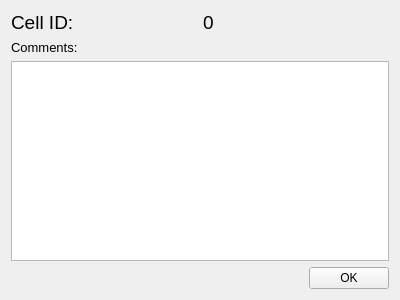
<?xml version="1.0" encoding="UTF-8"?>
<ui version="4.0">
 <class>CellCommentDialog</class>
 <widget class="QWidget" name="CellCommentDialog">
  <property name="windowModality">
   <enum>Qt::ApplicationModal</enum>
  </property>
  <property name="geometry">
   <rect>
    <x>0</x>
    <y>0</y>
    <width>400</width>
    <height>300</height>
   </rect>
  </property>
  <property name="windowTitle">
   <string>Form</string>
  </property>
  <layout class="QVBoxLayout" name="verticalLayout">
   <item>
    <layout class="QHBoxLayout" name="horizontalLayout">
     <item>
      <widget class="QLabel" name="label">
       <property name="font">
        <font>
         <pointsize>14</pointsize>
        </font>
       </property>
       <property name="text">
        <string>Cell ID:</string>
       </property>
      </widget>
     </item>
     <item>
      <widget class="QLabel" name="cellidLbl">
       <property name="font">
        <font>
         <pointsize>14</pointsize>
        </font>
       </property>
       <property name="text">
        <string>0</string>
       </property>
      </widget>
     </item>
    </layout>
   </item>
   <item>
    <widget class="QLabel" name="label_2">
     <property name="font">
      <font>
       <pointsize>10</pointsize>
      </font>
     </property>
     <property name="text">
      <string>Comments:</string>
     </property>
    </widget>
   </item>
   <item>
    <widget class="QPlainTextEdit" name="commentTxtedt">
     <property name="font">
      <font>
       <pointsize>10</pointsize>
      </font>
     </property>
    </widget>
   </item>
   <item>
    <layout class="QHBoxLayout" name="horizontalLayout_2">
     <item>
      <spacer name="horizontalSpacer">
       <property name="orientation">
        <enum>Qt::Horizontal</enum>
       </property>
       <property name="sizeHint" stdset="0">
        <size>
         <width>40</width>
         <height>20</height>
        </size>
       </property>
      </spacer>
     </item>
     <item>
      <widget class="QPushButton" name="okBtn">
       <property name="text">
        <string>OK</string>
       </property>
      </widget>
     </item>
    </layout>
   </item>
  </layout>
 </widget>
 <resources/>
 <connections>
  <connection>
   <sender>okBtn</sender>
   <signal>clicked()</signal>
   <receiver>CellCommentDialog</receiver>
   <slot>accept()</slot>
   <hints>
    <hint type="sourcelabel">
     <x>360</x>
     <y>280</y>
    </hint>
    <hint type="destinationlabel">
     <x>395</x>
     <y>54</y>
    </hint>
   </hints>
  </connection>
 </connections>
 <slots>
  <slot>accept()</slot>
 </slots>
</ui>
